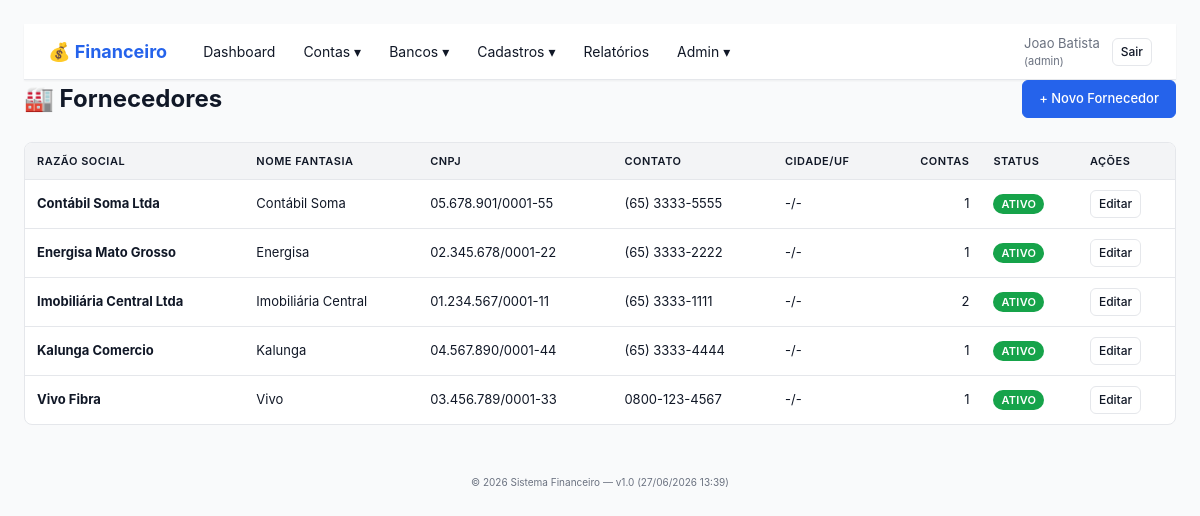
Screenshot of /fornecedores.php (signed in) with the database file from the repository.
### tables this page shows
CREATE TABLE fornecedores (
    id INT(11) NOT NULL AUTO_INCREMENT,
    empresa_id INT(11) NOT NULL,
    razao_social VARCHAR(200) NOT NULL,
    nome_fantasia VARCHAR(100),
    cnpj VARCHAR(20),
    inscricao_estadual VARCHAR(20),
    endereco VARCHAR(255),
    cidade VARCHAR(100),
    uf CHAR(2),
    cep VARCHAR(10),
    telefone VARCHAR(20),
    email VARCHAR(150),
    contato VARCHAR(100),
    observacoes TEXT,
    ativo TINYINT(1) DEFAULT 1,
    data_criacao TIMESTAMP DEFAULT CURRENT_TIMESTAMP,
    PRIMARY KEY (id),
    INDEX idx_empresa (empresa_id),
    INDEX idx_razao_social (razao_social),
    INDEX idx_cnpj (cnpj),
    INDEX idx_ativo (ativo),
    FOREIGN KEY (empresa_id) REFERENCES empresas(id) ON DELETE CASCADE
);

### src/lib/Helper.php (called while the page is built, shortened)
<?php
function layout(string $titulo, string $view, array $vars = []): void
{
    extract($vars, EXTR_SKIP);
    require FINANCEIRO_SRC . '/views/layout/header.php';
    require FINANCEIRO_SRC . '/views/layout/navbar.php';
    require FINANCEIRO_SRC . '/views/' . $view;
    require FINANCEIRO_SRC . '/views/layout/footer.php';
}

### src/controllers/FornecedorController.php (called while the page is built, shortened)
<?php
final class FornecedorController
{
    public function index(): void
    {
        $empresaId = Auth::user()['empresa_id'];
        $db = Database::getConnection();
        $stmt = $db->prepare('
            SELECT f.*,
                   (SELECT COUNT(*) FROM contas_pagar WHERE fornecedor_id = f.id) AS total_contas
            FROM fornecedores f
            WHERE f.empresa_id = ?
            ORDER BY f.ativo DESC, f.razao_social
        ');
        $stmt->execute([$empresaId]);
        $fornecedores = $stmt->fetchAll();
        layout('Fornecedores', 'fornecedores/index.php', [
            'fornecedores' => $fornecedores,
        ]);
    }
}

### public/fornecedores.php (called while the page is built, shortened)
<?php
(new FornecedorController)->index();

### src/lib/Auth.php (called while the page is built, shortened)
<?php
final class Auth
{
    public static function perfilAtual(): string
    {
        foreach ($_SESSION['empresas'] as $emp) {
            if ((int)$emp['empresa_id'] === (int)$_SESSION['empresa_id']) {
                return $emp['perfil_na_empresa'];
            }
        }
        return '';
    }
    public static function isLogged(): bool
    {
        return isset($_SESSION['usuario_id']) && isset($_SESSION['empresa_id']);
    }
}

### src/lib/Permissao.php (called while the page is built, shortened)
<?php
final class Permissao
{
    public static function tem(string $capability): bool
    {
        $perfil = Auth::perfilAtual();
        return in_array($capability, self::CAPS[$perfil] ?? [], true);
    }
}

### src/views/fornecedores/index.php (the view, shortened to what this page needs)
<div class="page-header">
    <h1>🏭 Fornecedores</h1>
    <?php if (Permissao::tem('gerenciar_cadastros')): ?>
        <a href="fornecedor_form.php" class="btn btn-primary">+ Novo Fornecedor</a>
    <?php endif; ?>
</div>
<table class="table">
    <thead>
        <tr>
            <th>Razão Social</th>
            <th>Nome Fantasia</th>
            <th>CNPJ</th>
            <th>Contato</th>
            <th>Cidade/UF</th>
            <th class="text-right">Contas</th>
            <th>Status</th>
            <th>Ações</th>
        </tr>
    </thead>
    <tbody>
        <?php if (empty($fornecedores)): ?>
            <tr><td colspan="8" class="muted center">Nenhum fornecedor cadastrado.</td></tr>
        <?php else: foreach ($fornecedores as $f): ?>
            <tr>
                <td><strong><?= htmlspecialchars($f['razao_social']) ?></strong></td>
                <td><?= htmlspecialchars($f['nome_fantasia'] ?? '-') ?></td>
                <td><?= htmlspecialchars($f['cnpj'] ?? '-') ?></td>
                <td><?= htmlspecialchars($f['telefone'] ?? '-') ?></td>
                <td><?= htmlspecialchars(($f['cidade'] ?? '-') . '/' . ($f['uf'] ?? '-')) ?></td>
                <td class="text-right"><?= (int)$f['total_contas'] ?></td>
                <td>
                    <span class="badge badge-<?= $f['ativo'] ? 'success' : 'secondary' ?>">
                        <?= $f['ativo'] ? 'Ativo' : 'Inativo' ?>
                    </span>
                </td>
                <td class="actions">
                    <?php if (Permissao::tem('gerenciar_cadastros')): ?>
                        <a href="fornecedor_form.php?id=<?= (int)$f['id'] ?>" class="btn btn-sm">Editar</a>
                    <?php endif; ?>
                </td>
            </tr>
        <?php endforeach; endif; ?>
    </tbody>
</table>

### public/assets/financeiro.css (style rules this page uses)
* { box-sizing: border-box; margin: 0; padding: 0; }
:root { --color-primary: #2563eb; --color-primary-dark: #1d4ed8; --color-success: #16a34a; --color-warning: #d97706; --color-danger: #dc2626; --color-info: #0891b2; --color-secondary: #6b7280; --color-bg: #f9fafb; --color-surface: #ffffff; --color-text: #111827; --color-text-muted: #6b7280; --color-border: #e5e7eb; --shadow-sm: 0 1px 2px 0 rgba(0,0,0,0.05); --shadow: 0 1px 3px 0 rgba(0,0,0,0.1), 0 1px 2px 0 rgba(0,0,0,0.06); }
body { font-family: -apple-system, BlinkMacSystemFont, "Segoe UI", Roboto, "Helvetica Neue", Arial, sans-serif; background: var(--color-bg); color: var(--color-text); line-height: 1.5; font-size: 14px; }
.page-header { display: flex; justify-content: space-between; align-items: center; margin-bottom: 24px; flex-wrap: wrap; gap: 12px; }
.page-header h1 { font-size: 24px; color: var(--color-text); }
.btn { padding: 8px 16px; border: 1px solid var(--color-border); border-radius: 6px; background: var(--color-surface); color: var(--color-text); cursor: pointer; text-decoration: none; font-size: 13px; font-weight: 500; transition: all 0.15s; display: inline-block; }
.btn-primary { background: var(--color-primary); border-color: var(--color-primary); color: white; }
.btn-sm { padding: 4px 8px; font-size: 12px; }
.table { width: 100%; background: var(--color-surface); border: 1px solid var(--color-border); border-radius: 8px; border-collapse: separate; border-spacing: 0; margin-bottom: 24px; overflow: hidden; }
.table th, .table td { padding: 10px 12px; text-align: left; border-bottom: 1px solid var(--color-border); font-size: 13px; }
.table th { background: #f3f4f6; font-weight: 600; color: var(--color-text); text-transform: uppercase; font-size: 11px; letter-spacing: 0.5px; }
.table tbody tr:last-child td { border-bottom: none; }
.table .text-right { text-align: right; }
.badge { display: inline-block; padding: 2px 8px; border-radius: 12px; font-size: 11px; font-weight: 600; background: var(--color-secondary); color: white; text-transform: uppercase; letter-spacing: 0.3px; }
.badge-success { background: var(--color-success); }
.text-right { text-align: right; }
.actions { display: flex; gap: 4px; flex-wrap: wrap; }

### rows the page displays
fornecedores: razao_social "Contábil Soma Ltda", nome_fantasia "Contábil Soma", cnpj "05.678.901/0001-55", telefone "(65) 3333-5555", cidade+uf "-/-", total_contas "1", ativo "ATIVO"
fornecedores: razao_social "Energisa Mato Grosso", nome_fantasia "Energisa", cnpj "02.345.678/0001-22", telefone "(65) 3333-2222", cidade+uf "-/-", total_contas "1", ativo "ATIVO"
fornecedores: razao_social "Imobiliária Central Ltda", nome_fantasia "Imobiliária Central", cnpj "01.234.567/0001-11", telefone "(65) 3333-1111", cidade+uf "-/-", total_contas "2", ativo "ATIVO"
fornecedores: razao_social "Kalunga Comercio", nome_fantasia "Kalunga", cnpj "04.567.890/0001-44", telefone "(65) 3333-4444", cidade+uf "-/-", total_contas "1", ativo "ATIVO"
fornecedores: razao_social "Vivo Fibra", nome_fantasia "Vivo", cnpj "03.456.789/0001-33", telefone "0800-123-4567", cidade+uf "-/-", total_contas "1", ativo "ATIVO"

### other values shown
$usuario['nome'] "Joao Batista"
$perfil "admin"
